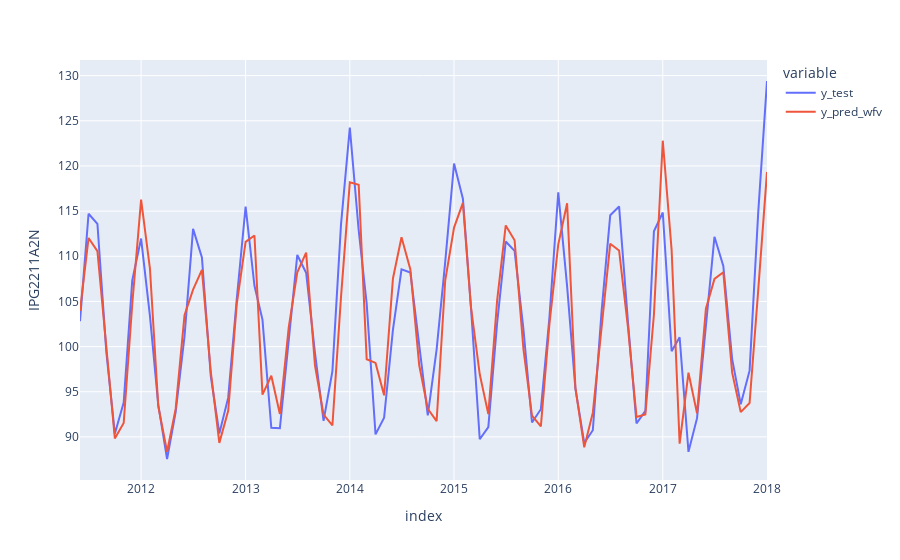

The notebook cell saved with this chart:
### Code cell
df_predictions = pd.DataFrame({"y_test": y_test, "y_pred_wfv":y_pred_wfv})
fig = px.line(df_predictions, labels={"value": "IPG2211A2N"})

fig.show()
